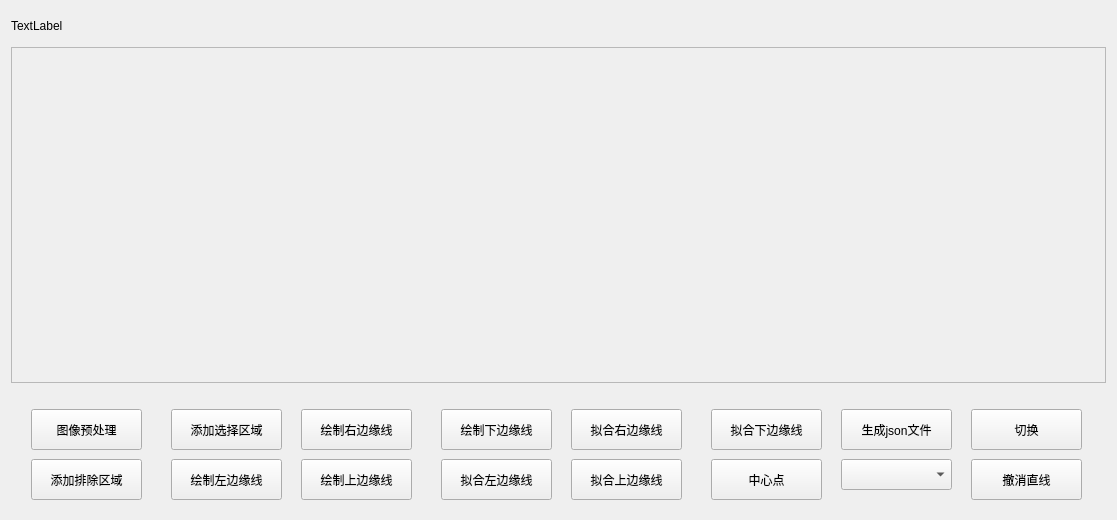
<?xml version="1.0" encoding="UTF-8"?>
<ui version="4.0">
 <class>FindRectCenterDlg</class>
 <widget class="QWidget" name="FindRectCenterDlg">
  <property name="geometry">
   <rect>
    <x>0</x>
    <y>0</y>
    <width>1117</width>
    <height>520</height>
   </rect>
  </property>
  <property name="windowTitle">
   <string>Form</string>
  </property>
  <layout class="QGridLayout" name="gridLayout">
   <item row="1" column="0">
    <widget class="QScrollArea" name="scrollArea">
     <property name="widgetResizable">
      <bool>true</bool>
     </property>
     <widget class="QWidget" name="scrollAreaWidgetContents">
      <property name="geometry">
       <rect>
        <x>0</x>
        <y>0</y>
        <width>1097</width>
        <height>338</height>
       </rect>
      </property>
      <widget class="QWidget" name="widgetPicture" native="true">
       <property name="geometry">
        <rect>
         <x>10</x>
         <y>10</y>
         <width>461</width>
         <height>311</height>
        </rect>
       </property>
       <property name="minimumSize">
        <size>
         <width>200</width>
         <height>200</height>
        </size>
       </property>
      </widget>
     </widget>
    </widget>
   </item>
   <item row="0" column="0">
    <widget class="QLabel" name="labelTitle">
     <property name="minimumSize">
      <size>
       <width>0</width>
       <height>30</height>
      </size>
     </property>
     <property name="maximumSize">
      <size>
       <width>16777215</width>
       <height>50</height>
      </size>
     </property>
     <property name="text">
      <string>TextLabel</string>
     </property>
    </widget>
   </item>
   <item row="2" column="0">
    <widget class="QWidget" name="widget_2" native="true">
     <property name="enabled">
      <bool>true</bool>
     </property>
     <property name="minimumSize">
      <size>
       <width>1000</width>
       <height>120</height>
      </size>
     </property>
     <property name="maximumSize">
      <size>
       <width>16777215</width>
       <height>100</height>
      </size>
     </property>
     <widget class="QPushButton" name="btnPreProcess">
      <property name="geometry">
       <rect>
        <x>20</x>
        <y>10</y>
        <width>111</width>
        <height>41</height>
       </rect>
      </property>
      <property name="text">
       <string>图像预处理</string>
      </property>
     </widget>
     <widget class="QPushButton" name="btnExcludeProcess">
      <property name="geometry">
       <rect>
        <x>20</x>
        <y>60</y>
        <width>111</width>
        <height>41</height>
       </rect>
      </property>
      <property name="text">
       <string>添加排除区域</string>
      </property>
     </widget>
     <widget class="QPushButton" name="btnSelectProcess">
      <property name="geometry">
       <rect>
        <x>160</x>
        <y>10</y>
        <width>111</width>
        <height>41</height>
       </rect>
      </property>
      <property name="text">
       <string>添加选择区域</string>
      </property>
     </widget>
     <widget class="QPushButton" name="btnDrawLeftProcess">
      <property name="geometry">
       <rect>
        <x>160</x>
        <y>60</y>
        <width>111</width>
        <height>41</height>
       </rect>
      </property>
      <property name="text">
       <string>绘制左边缘线</string>
      </property>
     </widget>
     <widget class="QPushButton" name="btnDrawUpProcess">
      <property name="geometry">
       <rect>
        <x>290</x>
        <y>60</y>
        <width>111</width>
        <height>41</height>
       </rect>
      </property>
      <property name="text">
       <string>绘制上边缘线</string>
      </property>
     </widget>
     <widget class="QPushButton" name="btnDrawRightProcess">
      <property name="geometry">
       <rect>
        <x>290</x>
        <y>10</y>
        <width>111</width>
        <height>41</height>
       </rect>
      </property>
      <property name="text">
       <string>绘制右边缘线</string>
      </property>
     </widget>
     <widget class="QPushButton" name="btnDrawBottomProcess">
      <property name="geometry">
       <rect>
        <x>430</x>
        <y>10</y>
        <width>111</width>
        <height>41</height>
       </rect>
      </property>
      <property name="text">
       <string>绘制下边缘线</string>
      </property>
     </widget>
     <widget class="QPushButton" name="btnFitLeftProcess">
      <property name="geometry">
       <rect>
        <x>430</x>
        <y>60</y>
        <width>111</width>
        <height>41</height>
       </rect>
      </property>
      <property name="text">
       <string>拟合左边缘线</string>
      </property>
     </widget>
     <widget class="QPushButton" name="btnFitUpProcess">
      <property name="geometry">
       <rect>
        <x>560</x>
        <y>60</y>
        <width>111</width>
        <height>41</height>
       </rect>
      </property>
      <property name="text">
       <string>拟合上边缘线</string>
      </property>
     </widget>
     <widget class="QPushButton" name="btnFitRightProcess">
      <property name="geometry">
       <rect>
        <x>560</x>
        <y>10</y>
        <width>111</width>
        <height>41</height>
       </rect>
      </property>
      <property name="text">
       <string>拟合右边缘线</string>
      </property>
     </widget>
     <widget class="QPushButton" name="btnFitBottomProcess">
      <property name="geometry">
       <rect>
        <x>700</x>
        <y>10</y>
        <width>111</width>
        <height>41</height>
       </rect>
      </property>
      <property name="text">
       <string>拟合下边缘线</string>
      </property>
     </widget>
     <widget class="QPushButton" name="btnCenterProcess">
      <property name="geometry">
       <rect>
        <x>700</x>
        <y>60</y>
        <width>111</width>
        <height>41</height>
       </rect>
      </property>
      <property name="text">
       <string>中心点</string>
      </property>
     </widget>
     <widget class="QPushButton" name="btnJsonProcess">
      <property name="geometry">
       <rect>
        <x>830</x>
        <y>10</y>
        <width>111</width>
        <height>41</height>
       </rect>
      </property>
      <property name="text">
       <string>生成json文件</string>
      </property>
     </widget>
     <widget class="QComboBox" name="comboBox">
      <property name="geometry">
       <rect>
        <x>830</x>
        <y>60</y>
        <width>111</width>
        <height>31</height>
       </rect>
      </property>
     </widget>
     <widget class="QPushButton" name="switch1">
      <property name="geometry">
       <rect>
        <x>960</x>
        <y>10</y>
        <width>111</width>
        <height>41</height>
       </rect>
      </property>
      <property name="text">
       <string>切换</string>
      </property>
     </widget>
     <widget class="QPushButton" name="btnUndo">
      <property name="geometry">
       <rect>
        <x>960</x>
        <y>60</y>
        <width>111</width>
        <height>41</height>
       </rect>
      </property>
      <property name="text">
       <string>撤消直线</string>
      </property>
     </widget>
    </widget>
   </item>
  </layout>
 </widget>
 <resources/>
 <connections/>
</ui>
